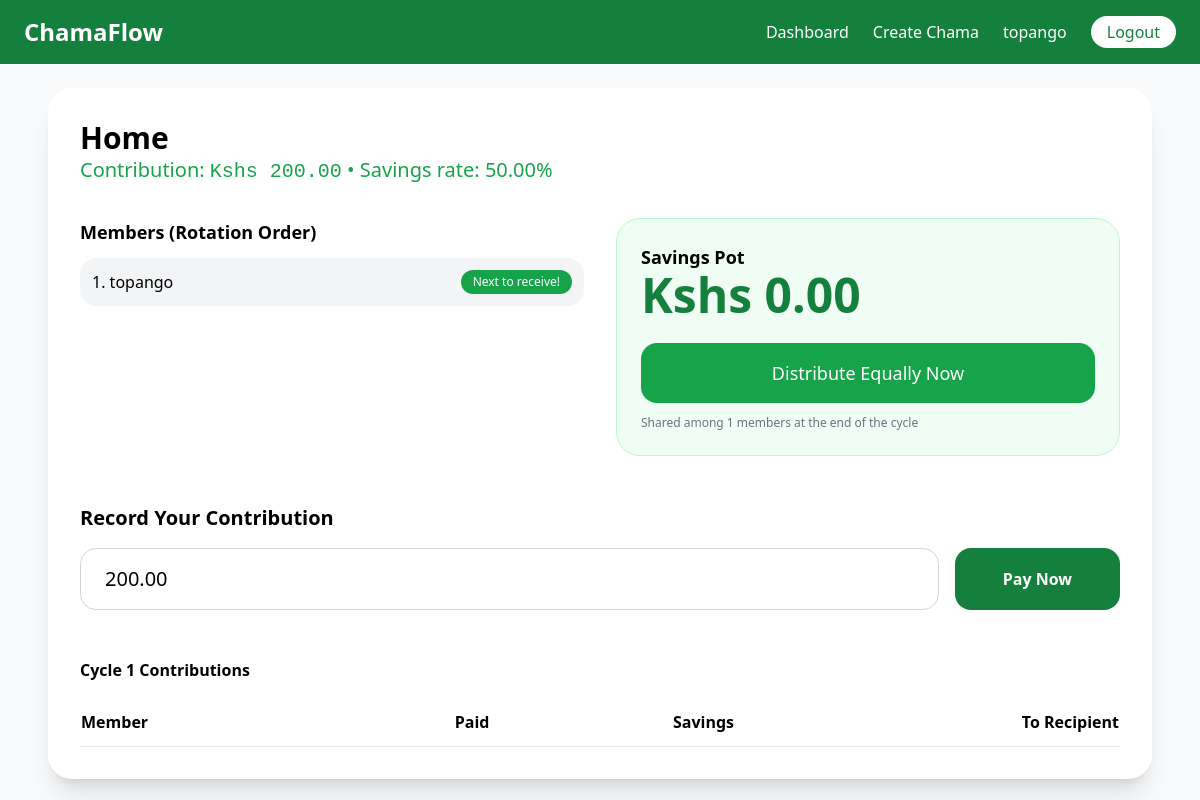
/group/1 (signed in), run on the app's committed database.
### chama/models.py (models this page shows, shortened)
class ChamaGroup(models.Model):
    name = models.CharField(max_length=100)
    contribution_amount = models.DecimalField(max_digits=12, decimal_places=2)
    savings_rate = models.DecimalField(max_digits=5, decimal_places=2, default=10.00)
    frequency = models.CharField(max_length=20, choices=[('daily', 'Daily'), ('weekly', 'Weekly'), ('monthly', 'Monthly')])
    start_date = models.DateField(auto_now_add=True)
    members = models.ManyToManyField(User, through='Membership')
    savings_pot = models.DecimalField(max_digits=12, decimal_places=2, default=0)
    current_cycle = models.PositiveIntegerField(default=1)
    is_active = models.BooleanField(default=True)

### chama/views.py (the view)
# urls.py: path('group/<int:pk>', views.group_detail, name='group_detail'),
@login_required
def group_detail(request, pk):
    group = get_object_or_404(ChamaGroup, pk=pk)
    membership = Membership.objects.filter(group=group).order_by('rotation_order')
    members = [m.user for m in membership]
    total_members = membership.count()
    next_recipient_index = (group.current_cycle - 1) % total_members
    next_recipient = members[next_recipient_index] if members else None
    contributions = Contribution.objects.filter(group=group, cycle=group.current_cycle).order_by('-paid_at')
    return render(request, 'group_detail.html', {
        'group': group,
        'members': members,
        'next_recipient': next_recipient,
        'contributions': contributions,
        'total_members': total_members,
    })

### templates/group_detail.html (shortened to what this page needs)
{% extends 'base.html' %}
{% block content %}
<div class="bg-white shadow-xl rounded-3xl p-8">
    <h1 class="text-3xl font-bold">{{ group.name }}</h1>
    <p class="text-green-600 text-xl">Contribution: <span class="font-mono">Kshs {{ group.contribution_amount }}</span> • Savings rate: {{ group.savings_rate }}%</p>
    <div class="grid grid-cols-2 gap-8 mt-8">
        <div>
            <h2 class="text-lg font-semibold mb-3">Members (Rotation Order)</h2>
            <ol class="space-y-2">
                {% for member in members %}
                <li class="flex justify-between bg-gray-100 p-3 rounded-2xl">
                    <span>{{ forloop.counter }}. {{ member.username }}</span>
                    {% if member == next_recipient %}
                        <span class="bg-green-600 text-white text-xs px-3 py-1 rounded-xl">Next to receive!</span>
                    {% endif %}
                </li>
                {% endfor %}
            </ol>
        </div>
         <div class="bg-green-50 border border-green-200 p-6 rounded-3xl">
            <h2 class="text-lg font-semibold">Savings Pot</h2>
            <p class="text-5xl font-bold text-green-700">Kshs {{ group.savings_pot }}</p>
            <form method="POST" action="{% url 'distributive_savings' group.pk %}">
                <button type="submit" class="mt-6 w-full bg-green-600 text-white py-4 rounded-2xl font-medium text-lg">Distribute Equally Now</button>
            </form>
            <p class="text-xs text-gray-500 mt-3">Shared among {{ total_members }} members at the end of the cycle</p>
         </div>
    </div>
    <div class="mt-12">
        <h2 class="text-xl font-semibold mb-4">Record Your Contribution</h2>
        <form method="POST" action="{% url 'record_contribution' group.pk %}" class="flex gap-4">
            <input type="number" name="amount" value="{{ group.contribution_amount }}" step="0.01" class="flex-1 border border-gray-300 rounded-2xl px-6 py-4 text-xl">
            <button type="submit" class="bg-green-700 text-white px-12 rounded-2xl font-semibold">Pay Now</button>
        </form>
    </div>
    <div class="mt-12">
        <h2 class="font-semibold mb-4">Cycle {{ group.current_cycle }} Contributions</h2>
        <table class="w-full">
            <thead>
                <tr class="border-b">
                    <th class="text-left py-3">Member</th>
                    <th class="text-right">Paid</th>
                    <th class="text-right">Savings</th>
                    <th class="text-right">To Recipient</th>
                </tr>
            </thead>
        </table>
    </div>
</div>
{% endblock %}

### templates/base.html (shortened to what this page needs)
<!DOCTYPE html>
<html lang="en">
    <head>
        <script src="https://cdn.tailwindcss.com"></script>
        <link rel="stylesheet" href="https://cdnjs.cloudflare.com/ajax/libs/font-awesome/6.5.0/css/all.min.css">
    </head>
    <body class="bg-gray-50 font-sans">
        <nav class="bg-green-700 text-white p-4">
            <div class="max-w-6xl mx-auto flex justify-between items-center">
                <a href="/" class="text-2xl font-bold">ChamaFlow</a>
                {% if user.is_authenticated %}
                    <div class="flex items-center gap-6">
                        <a href="{% url 'dashboard' %}" class="hover:underline">Dashboard</a>
                        <a href="{% url 'create_group' %}" class="hover:underline">Create Chama</a>
                        <span>{{ user.username }}</span>
                        <a href="{% url 'logout' %}" class="bg-white text-green-700 px-4 py-1 rounded-full font-medium">Logout</a>
                    </div>
                {% else %}
                    <div>
                        <a href="{% url 'login' %}" class="mr-4">Login</a>
                        <a href="{% url 'register' %}" class="bg-white text-green-700 px-6 py-2 rounded-full font-medium">Join Free</a>
                    </div>
                {% endif %}
            </div>
        </nav>
        <div class="max-w-6xl mx-auto p-6">
            {% block content %}{% endblock %}
        </div>
    </body>
</html>

### data on the page
ChamaGroup: name "Home", contribution_amount "200.00", savings_rate "50.00", savings_pot "0.00", amount "200.00", current_cycle "1"

### other printed values
{{ user.username }} "topango"
{{ member.username }} "topango"
{{ total_members }} "1"
